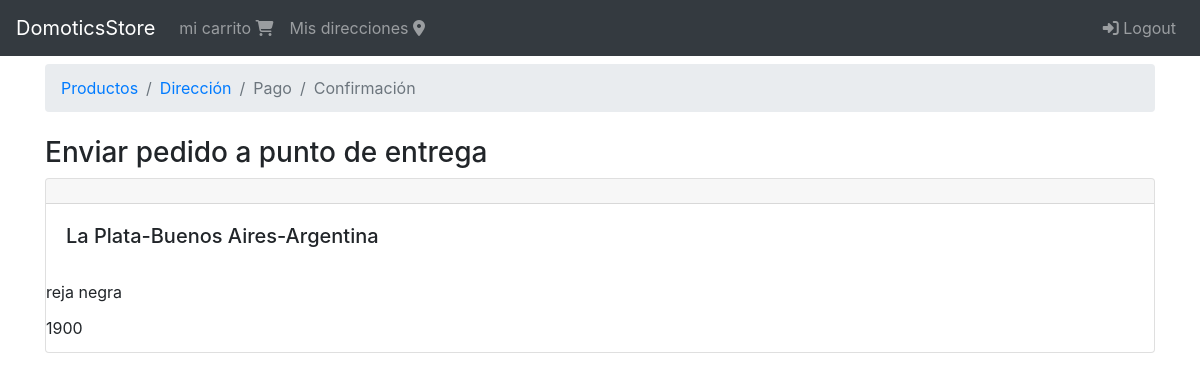
The app's page /orden/direccion (signed in), older data.
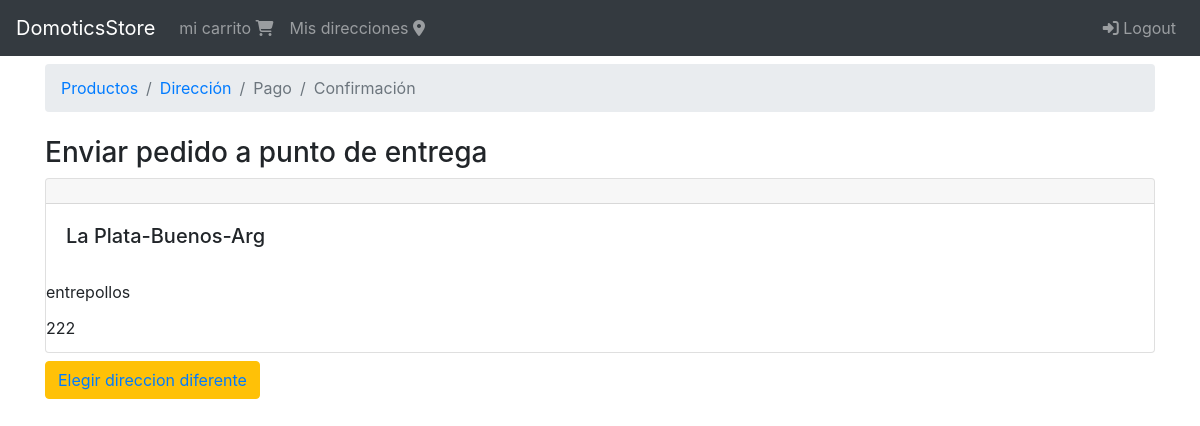
The same page, newer data.
### shipping_address/models.py (models this page shows, shortened)
class ShippingAddress(models.Model):
    user = models.ForeignKey(User, null=False, blank=False, on_delete=models.CASCADE)
    calle1 = models.CharField(max_length=200)
    calle2 = models.CharField(max_length=200, blank=True)
    ciudad = models.CharField(max_length=100)
    provincia = models.CharField(max_length=100)
    pais = models.CharField(max_length=50)
    referencia = models.CharField(max_length=300)
    codigo_postal = models.CharField(max_length=10, null=False, blank=False)
    default = models.BooleanField(default=False)
    created_at = models.DateTimeField(auto_now_add=True)
    @property
    def address(self):
        return '{}-{}-{}'.format(self.ciudad, self.provincia, self.pais)

### orders/views.py (the view)
# urls.py: path('direccion', views.address, name='address'),
@login_required(login_url = 'login')
def address(request):
    cart = get_or_create_cart(request)
    order = get_or_create_order(cart, request)
    shipping_address = order.get_or_set_shipping_address()
    hay_opciones = request.user.shippingaddress_set.count() > 1
    context = {
        'cart':cart,
        'order':order,
        'shipping_address':shipping_address,
        'breadcrumb':breadcrumb(address=True),
        'hay_opciones':hay_opciones
    }
    return render(request, 'orders/address.html', context)

### carts/models.py (called while the page is built)
def set_cart_id(sender, instance, *args, **kwargs):
    if not instance.cart_id:
        instance.cart_id = str(uuid.uuid4())  #si no hay un id lo genera a través de la clase uuid

    @property
    def order(self):
        return self.order_set.first()

### carts/utils.py (called while the page is built)
def get_or_create_cart(request):
    user = request.user if request.user.is_authenticated else None
    cart_id = request.session.get('cart_id')
    cart = Cart.objects.filter(cart_id=cart_id).first()
    if cart is None:
        cart = Cart.objects.create(user=user)#si el usuario es none tambien podrá crear un carrito y uuna session
    if user and cart.user is None:
        cart.user = user
        cart.save()
    request.session['cart_id'] = cart.cart_id   #con esto ya generamos la session que almacena el id del carrito de compras
    return cart

### orders/models.py (called while the page is built)
def set_order_id(sender,instance, *args, **kwargs):
    if not instance.order_id:
        instance.order_id = str(uuid.uuid4())

def set_total(sender, instance, *args, **kwargs):
    instance.total = instance.get_total()

    def update_shipping_address(self, shipping_address):
        self.shipping_address = shipping_address
        self.save()

### orders/templates/orders/address.html (shortened to what this page needs)
{% extends 'base.html' %}
{% block breadcrumb %}
    {% include 'orders/snippets/breadcrumb.html' %}
{% endblock breadcrumb %}
{% block content %}
<div class="col">
    {% if shipping_address %}
        <div class="h3">
            Enviar pedido a punto de entrega
        </div>
        <div class="">
            {% include 'shipping_addresses/snippets/shipping_address.html' %}
            {% if hay_opciones %}
                <div class="mt-2 btn btn-warning">
                    <a href="{% url 'orders:select_address' %}">Elegir direccion diferente</a>
                </div>
            {% endif %}
        </div>
    {% endif %}
</div>
{% endblock content %}

### shipping_address/templates/shipping_addresses/snippets/shipping_address.html (shortened to what this page needs)
<div class="card">
    <h4 class="card-header"></h4>
    <div class="card-body">
        <h5 class="card-title">{{ shipping_address.address}}</h5>
    </div>
    <div class="card-title">
        {{ shipping_address.referencia}}
    </div>
    <div class="card-title">
        {{ shipping_address.codigo_postal}}
    </div>
    </div>
</div>

Row changes from the older to the newer data that the page shows:
no longer on this page (row edited): ShippingAddress: address "La Plata-Buenos Aires-Argentina", referencia "reja negra", codigo_postal "1900"
added ShippingAddress: address "La Plata-Buenos-Arg", referencia "entrepollos", codigo_postal "222"
Text that changed along with them:
text now shown: "Elegir direccion diferente"
